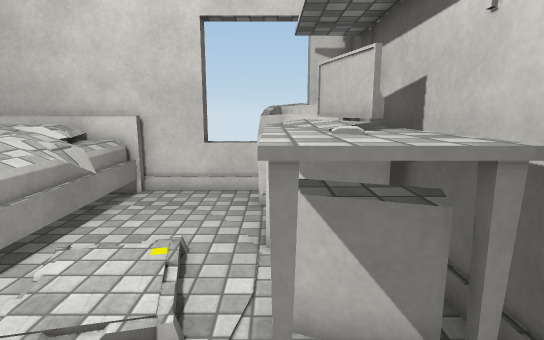
[1] (above)

13 first-person views from a walk through a scene from a Unity 3-D project. The camera is 1.5 m above the floor, tilts 10° down and sees 80° across. The floor is counted in squares, 0.5 m on a side. Each view is taken from the middle of a square. On the plan, view 1 faces up. The plan holds only what a view shows up to about 20 squares ahead; the rest is blank. The place goes on beyond the plan. Surface patterns are stand-ins for the level's own textures.

[2]
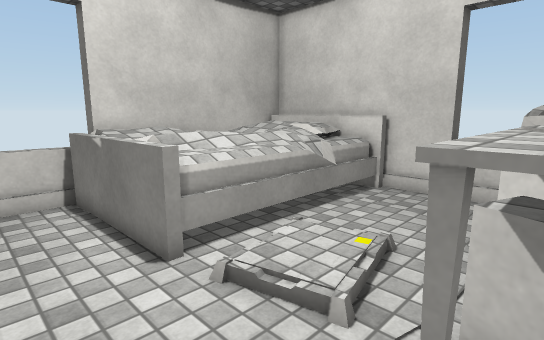

[3]
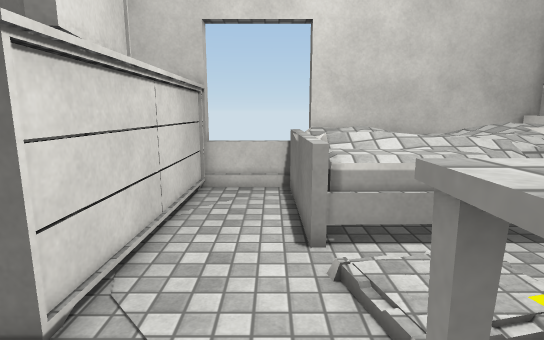

[4]
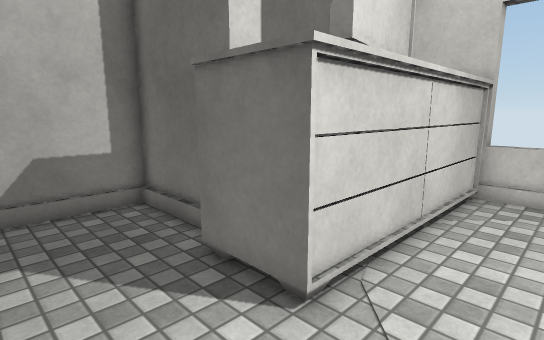

[5]
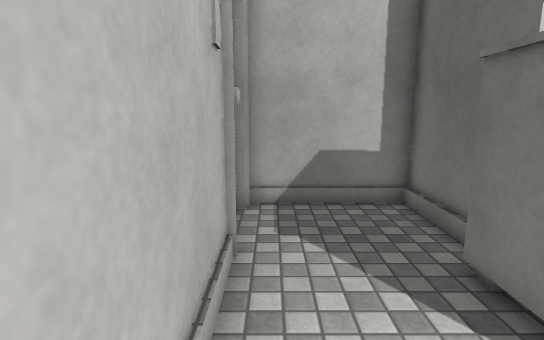

[6]
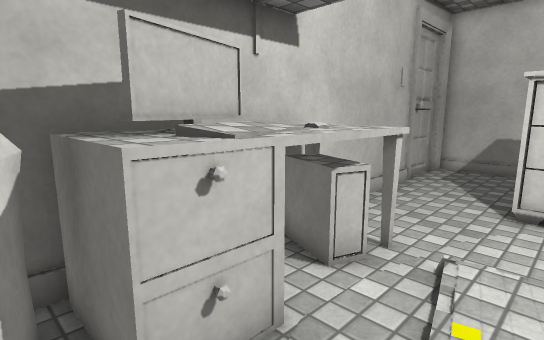

[7]
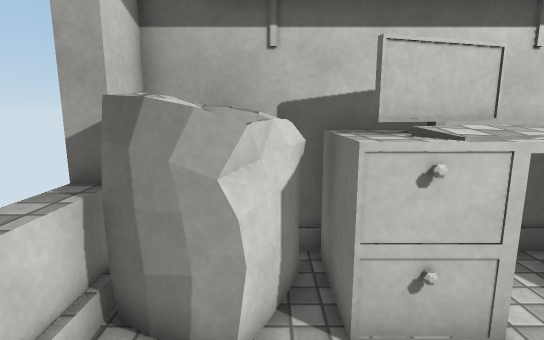

[8]
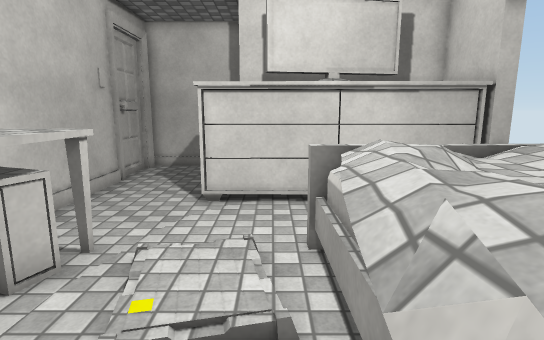

[9]
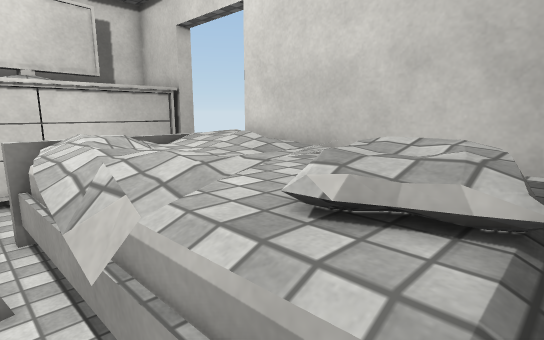

[10]
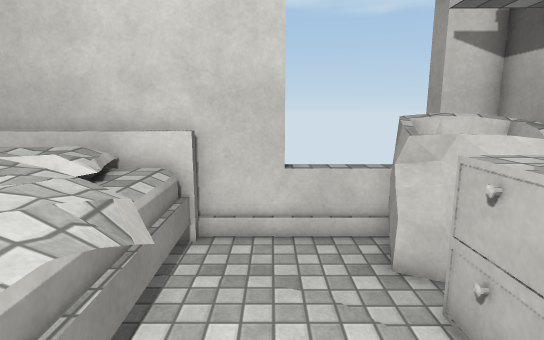

[11]
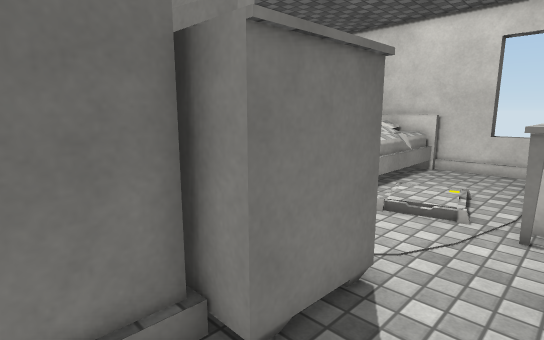

[12]
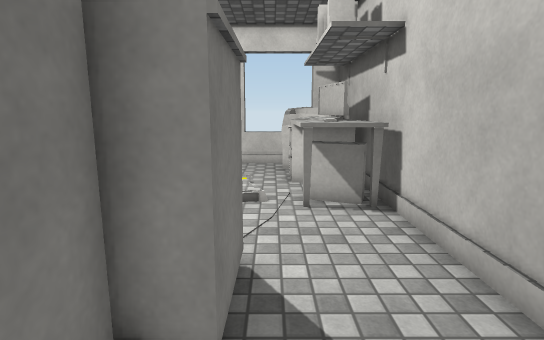

[13]
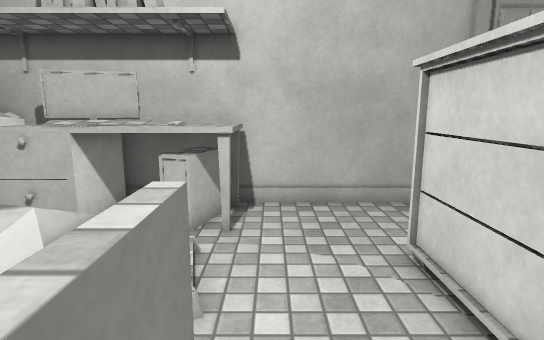

### Floor plan
Key: @ floor where view 1 was taken; # wall or solid block; . main floor; : floor 0.25 m higher than the main floor; / step, stairs or slope; = window, fence, low wall or low ledge; ^ raised ledge; O other object.
Columns run from 12 left of view 1 to 3 right of it. Each row starts with its distance up from view 1.
 14          #   ##
 13  #########^^^^#
 12  #^#####....####
 11  ^^^^^^^....####
 10  ^ ^^^^^....####
  9  ^ ^^^^=....^^^#
  8  ^^^^^^^....^#^#
  7  ^^^^ ^^../.^^##
  6  ^^^^^^^O /.^^##
  5  #^^^^^^/ :.^^^#
  4 ##^^^^^^/::.^^^#
  3 =#=^^==#....^^^#
  2 ==.............#
  1 ==.............#
  0 ==..........@..#
 -1 ############...#
 -2   ### ### #=...#
 -3   #########=...#
 -4     #######....#
 -5          #.....#
 -6          #.....#
 -7          #.....#
 -8          #.....#
 -9          #######

Where each view was taken, in squares from view 1:
view 1: 0 up, 0 right, facing up
view 2: 0 up, 1 right, facing up-left
view 3: 2 up, 2 right, facing left
view 4: 2 up, 2 right, facing down-left
view 5: 2 up, 2 right, facing down
view 6: 10 up, 3 left, facing down-right
view 7: 10 up, 4 left, facing right
view 8: 10 up, 4 left, facing down
view 9: 12 up, 4 left, facing down-left
view 10: 4 up, 3 left, facing up
view 11: 6 down, 1 right, facing up-left
view 12: 7 down, 1 left, facing up
view 13: 2 up, 8 left, facing right
